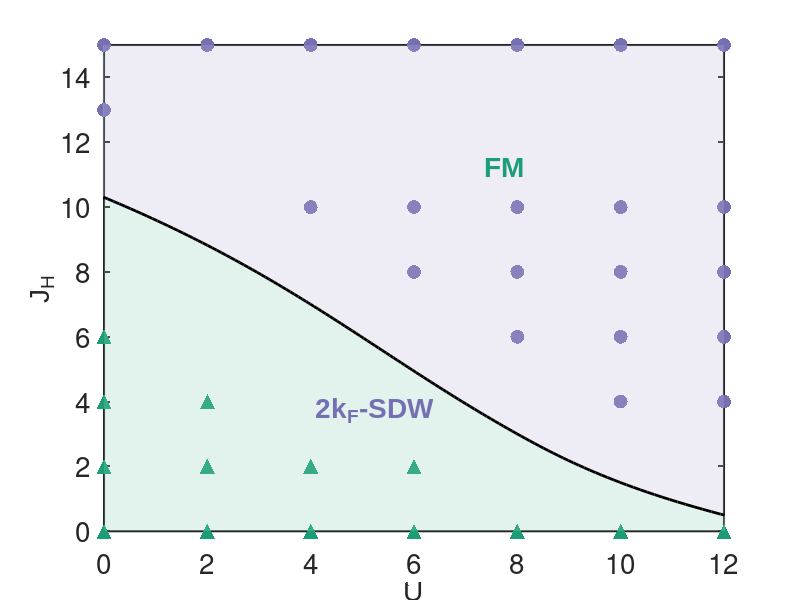

Reproduce this figure in MATLAB.
% PhaseDiagram1D.m
%
% Purpose
%   Plot phase diagram points and a smoothed phase boundary for 1D case,
%   with annotated scatter series and cubic-spline boundary curve.
%
% Behavior
%   Documentation only; plotting logic unchanged.

% Use palette aligned with paper-ready scheme (Option A)
fm_color  = [27 158 119]/255;   % deep teal  → FM
sdw_color = [117 112 179]/255;  % purple     → 2 k_F-SDW

% Define marker size
my_marker_size = 100;
my_marker_size_square = 80;

% triangle, 2k_F-SDW state (was star)
U = [(0:2:12),...
    0,2,4,6,...
    0,2,...
    0];
Jh = [0 * ones(1,7),...
    2 * ones(1, 4),...
    4 * ones(1,2),...
    6 * ones(1,1)];
U_tri = U; Jh_tri = Jh;
h1 = scatter(U, Jh, 120, "filled", '^', 'MarkerFaceColor', fm_color, 'MarkerEdgeColor', 'none', 'HandleVisibility','off'); hold on;


% (0, pi) state
U = [10,12,...
    8,10,12,...
    (6:2:12),...
    4:2:12,...
    0,...
    (0:2:12)];
Jh = [4 * ones(1,2),...
    6 * ones(1,3),...
    8*ones(1,4),...
    10*ones(1,5), ...
    13,...
    15*ones(1,7)];
U_opi = U; Jh_opi = Jh;
h2 = scatter(U, Jh, my_marker_size, "filled", 'MarkerFaceColor', sdw_color, 'MarkerEdgeColor', 'none', 'HandleVisibility','off'); hold on;

%phase boundary line
%left - right line
x = [0,   4, 8, 10, 12];
y = [12.3,9, 5, 3.5, 2.5]-2;
y_fine = linspace(min(y), max(y), 100);

% Perform cubic spline interpolation (y-range extended to cover all scatter)
y_all = [y, Jh_tri, Jh_opi];
y_fine = linspace(min(y_all), max(y_all), 200);
x_fine = spline(y, x, y_fine);

% Establish axes limits from data (fix x to [0,12])
x_max = 12;  % requested boundary
y_min = min([Jh_tri, Jh_opi, y_fine]) - 0.2;
y_max = max([Jh_tri, Jh_opi, y_fine]) + 0.2;
% Background phase fills using same hue family: data points = full color,
% background = same hue but lighter + transparent.
% Auto-detect which side of boundary is SDW/FM using median U of each set.
% Boundary reference x at mid-height:
y0 = median(y_fine);
x_boundary_mid = spline(y, x, y0);
sdw_left = median(U_opi) <= x_boundary_mid; % SDW cluster on the left side?

mix = 0.5;              % 0->original, 1->white (lighter background)
face_alpha = 0.25;      % transparency of background fill
sdw_bg = (1-mix)*sdw_color + mix*[1 1 1];
fm_bg  = (1-mix)*fm_color  + mix*[1 1 1];
if sdw_left
    left_fill_color  = sdw_bg;
    right_fill_color = fm_bg;
else
    left_fill_color  = fm_bg;
    right_fill_color = sdw_bg;
end

% Left region polygon (x from 0 to boundary) — ensure full vertical coverage
x_left = [zeros(size(y_fine)), fliplr(x_fine)];
y_left = [y_fine,            fliplr(y_fine)];
patch(x_left, y_left, left_fill_color, 'EdgeColor', 'none', 'FaceAlpha', face_alpha); hold on;

% Right region polygon (boundary to x_max) — fill to the right border
x_right = [x_fine, x_max*ones(size(y_fine(end:-1:1)))];
y_right = [y_fine, y_fine(end:-1:1)];
patch(x_right, y_right, right_fill_color, 'EdgeColor', 'none', 'FaceAlpha', face_alpha); hold on;

% Plot the smooth boundary curve on top
plot(x_fine, y_fine, 'k-', 'LineWidth', 2); hold on;

% Phase labels positioned near the mid-height (reuse y0/x_boundary_mid)
text(1.5*x_boundary_mid, y0/2, '2k_F-SDW', 'FontName','Arial', 'FontSize', 20, ...
    'FontWeight','bold', 'Color', sdw_color, 'HorizontalAlignment','center');
text((x_boundary_mid + x_max)/2, y0*3/2, 'FM', 'FontName','Arial', 'FontSize', 20, ...
    'FontWeight','bold', 'Color', fm_color, 'HorizontalAlignment','center');

% 
% %PDW - gap line
% x_start = spline(y, x, 0.015);
% plot([x_start,8],[0.015, 0.015],'k-' );
% %s-wave -CDW line
% 
% x_target = 1.3;
% y_target = interp1(x_fine, y_fine, x_target, 'linear');
% plot([0, x_target],[0.015, y_target],'k-' );

set(gca, 'fontsize', 20);
set(gca, 'linewidth', 1.5);
set(get(gca, 'Children'), 'linewidth', 2);
xlim([0 x_max]); 
ylim([0 15]);
xlabel('U', 'FontName','Arial');
ylabel("J_H", 'FontName','Arial');
set(get(gca, 'XLabel'), 'FontSize', 20);
set(get(gca, 'YLabel'), 'FontSize', 20);
box on;